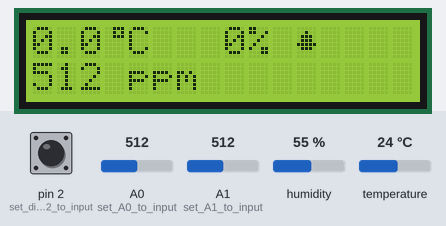
Recording of a sketch running on a simulated Arduino Uno, built with avr-gcc and run on an emulated ATmega328P. Shown: 16×2 character LCD. The inputs (shaded band) are chosen by the test bench; at power-on: A0 (set_A0_to_input) = 512, humidity 55 %, temperature 24 °C, pin 2 (set_digital_2_to_input) LOW, A1 (set_A1_to_input) = 512. What the sketch prints to the serial monitor is not drawn.

Above: at 1.5 s.
1.6 s: A0 (set_A0_to_input) set to 108
At 3.2 s:
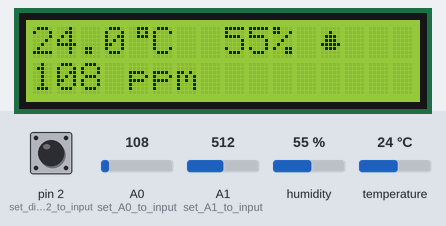
3.5 s: A0 (set_A0_to_input) set to 93
At 4.4 s:
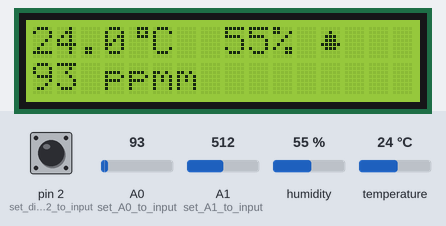
5.3 s: humidity set to 22 %
At 7.4 s:
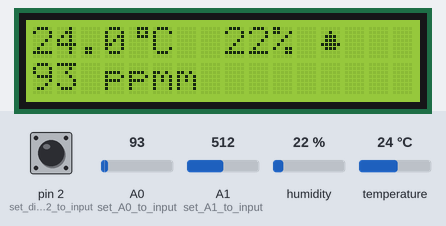
7.7 s: temperature set to 12 °C
At 10.8 s:
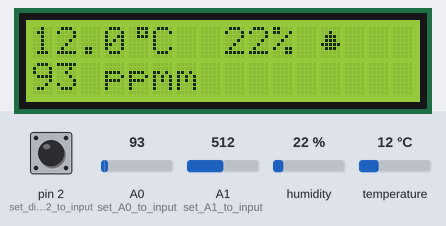
11.9 s: humidity set to 40 %
At 15.2 s:
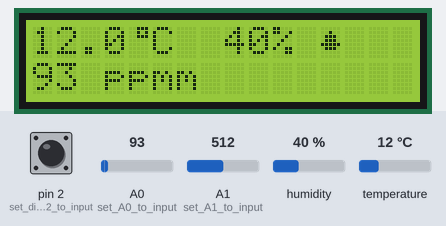
16.1 s: temperature set to 19 °C
At 19.5 s:
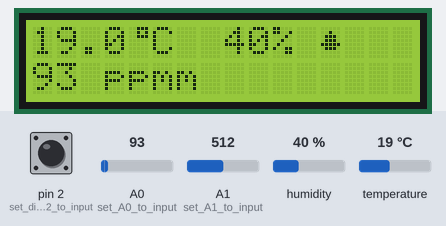
Timing chart, 0 to 21.0 s (numbered marks = the images above; inputs shaded):
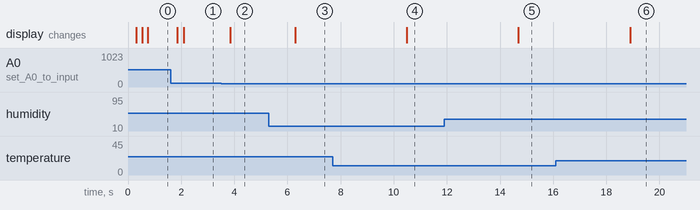

Measured:
- the behaviour switches between 100 and 99 on A0 (set_A0_to_input) (found by bisection; images 1 and 2)
- after the input at 1.6 s, the display: first changes after 0.25 s (image 1 shows a later state)
- after the input at 3.5 s, the display: changes after 0.36 s (image 2)
- after the input at 5.3 s, the display: changes after 1.0 s (image 3)
- after the input at 7.7 s, the display: changes after 2.8 s (image 4)
- after the input at 11.9 s, the display: changes after 2.8 s (image 5)
- after the input at 16.1 s, the display: changes after 2.8 s (image 6)

The sketch:

kunos-home.ino
```cpp
// REQUIRES the following Arduino libraries:
// - DHT Sensor Library: https://github.com/adafruit/DHT-sensor-library
// - Adafruit Unified Sensor Lib: https://github.com/adafruit/Adafruit_Sensor

#include <LiquidCrystal_I2C.h>
#include "DHT.h"

/**
 * MQ-2 Gas Sensor
 */
volatile int gas;
volatile int photocell;
volatile int motion;

void init_sensors() {
    pinMode(A0, INPUT); // set A0 to input (MQ-2 Gas Sensor)
    pinMode(A1, INPUT); // set A1 to input (Photocell)
    pinMode(2, INPUT);  // set digital 2 to input (PIR Motion Sensor)
}

void update_sensors() {
    gas = analogRead(A0);
    photocell = analogRead(A1);
    motion = digitalRead(2);

    if (motion == 1) {
        digitalWrite(5, HIGH); // yellow led on
    } else {
        digitalWrite(5, LOW);  // yellow led off
    }

    if (photocell > 300) {
        digitalWrite(13, HIGH); // white led on
    } else {
        digitalWrite(13, LOW);  // white led off
    }
}

/**
 * DHT-11 Temperature and Humidity sensor
 * ======================================
 */

#define DHTPIN 12     // Digital pin connected to the DHT sensor
#define DHTTYPE DHT11   // DHT 11

DHT dht(DHTPIN, DHTTYPE);

unsigned long last_dht11_at;
float current_temperature;
float current_humidity;

void init_dht11() {
    last_dht11_at = millis();

    dht.begin();
}

void update_dht11() {
    unsigned long elapsed = millis() - last_dht11_at;

    if (elapsed < 2000) {
        return;
    }

    last_dht11_at = millis();

    // Reading temperature or humidity takes about 250 milliseconds!
    // Sensor readings may also be up to 2 seconds 'old' (its a very slow sensor)
    float h = dht.readHumidity();
    // Read temperature as Celsius (the default)
    float t = dht.readTemperature();

    // Check if any reads failed
    if (isnan(h) || isnan(t)) {
        Serial.println(F("Failed to read from DHT sensor!"));
    } else {
        current_humidity = h;
        current_temperature = t;

        Serial.print(F("[Updated] Humidity: "));
        Serial.print(h);
        Serial.print(F("%  Temperature: "));
        Serial.print(t);
        Serial.println(F("°C "));
    }
}

/**
 * LCD Display
 * ===========
 */

//Set the communication address of I2C to 0x27, display 16 characters every line, two lines in total
LiquidCrystal_I2C the_screen(0x27, 16, 2);

uint8_t deg[8] = {0x7,0x5,0x7,0x0,0x0,0x0,0x0};
uint8_t deg_alt[8]  = {0x2,0x5,0x2,0x0,0x0,0x0,0x0};
uint8_t drop[8] = {0x0,0x4,0xe,0xe,0x1f,0xe,0x0};

// deg          deg_alt      drop
// ..111 0x07   ...1. 0x02   ..... 0x00
// ..1.1 0x05   ..1.1 0x05   ..1.. 0x04
// ..111 0x07   ...1. 0x02   .111. 0x0e
// ..... 0x00   ..... 0x00   .111. 0x0e
// ..... 0x00   ..... 0x00   11111 0x1f
// ..... 0x00   ..... 0x00   .111. 0x0e
// ..... 0x00   ..... 0x00   ..... 0x00

#if defined(ARDUINO) && ARDUINO >= 100
#define printByte(args)  write(args);
#else
#define printByte(args)  print(args,BYTE);
#endif

void init_display() {
    the_screen.init();
    the_screen.backlight();

    the_screen.createChar(0, deg);
    the_screen.createChar(1, deg_alt);
    the_screen.createChar(2, drop);

    the_screen.setCursor(0, 0);
    the_screen.print("Kuno's Arduino");
    the_screen.setCursor(0, 1);
    the_screen.print("Smart Home!");

    delay(200);
    the_screen.clear();
}

char empty_line = "                ";
char display_buffer[17];
char second_line[17];

void update_display() {
    dtostrf(current_temperature, 2, 1, display_buffer);

    the_screen.setCursor(0, 0);
    the_screen.print(display_buffer);
    the_screen.printByte(0);
    the_screen.print("C ");
    dtostrf(current_humidity, 3, 0, display_buffer);
    the_screen.print(display_buffer);
    the_screen.print("% ");
    the_screen.printByte(2);
    the_screen.setCursor(0, 1);

    sprintf(second_line, "%d ppm", gas);
    the_screen.print(second_line);
}

/**
 * Kuno's Arduino Smart Home setup
 * ===============================
 */

void setup() {
    Serial.begin(115200);
    Serial.println(F("Initializing Kuno's Arduino Smart Home!"));

    init_dht11();
    init_display();
    init_sensors();
}

/**
 * Kuno's Arduino Smart Home main loop
 * ===================================
 */

void loop() {
    // Wait a few milliseconds each iteration
    delay(200);

    update_dht11();
    update_display();
    update_sensors();
}
```
